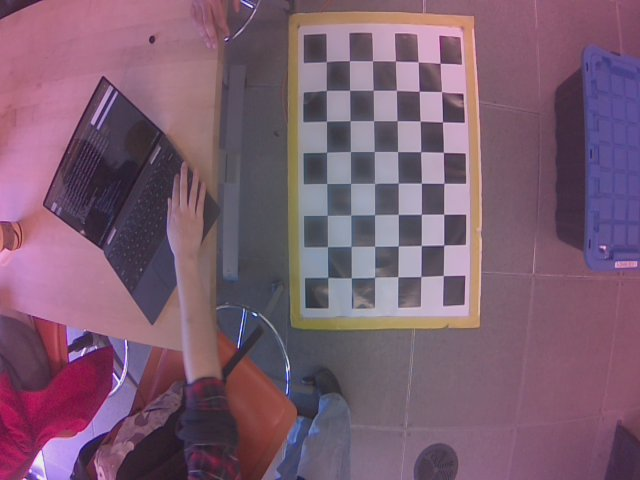
#> input picture drone_ws/imgs/checkerboard/checkerboard_0.jpg, 640 x 480 px; its folder holds 4 pictures in this run
$ python calibrate_cam_fisheye.py
#> lines starting #> are read from the running program, lines starting #| are printed output that depends on the picture
import cv2
import numpy as np
import os
import glob
import pickle
from tqdm import tqdm

use_precomputed_points = False

CHECKERBOARD = (6,8)
subpix_criteria = (cv2.TERM_CRITERIA_EPS+cv2.TERM_CRITERIA_MAX_ITER, 30, 0.1)
calibration_flags = cv2.fisheye.CALIB_RECOMPUTE_EXTRINSIC+cv2.fisheye.CALIB_CHECK_COND+cv2.fisheye.CALIB_FIX_SKEW
objp = np.zeros((1, CHECKERBOARD[0]*CHECKERBOARD[1], 3), np.float32)
objp[0,:,:2] = np.mgrid[0:CHECKERBOARD[0], 0:CHECKERBOARD[1]].T.reshape(-1, 2)
_img_shape = None
objpoints = [] # 3d point in real world space
imgpoints = [] # 2d points in image plane.
images = glob.glob('checkerboard\*.jpg')

if not use_precomputed_points:
    for fname in tqdm(images):
        img = cv2.imread(fname)
#> img is the input picture: shape (480, 640, 3); mean B, G, R 112.9, 93, 123.3
        if _img_shape is None:
            _img_shape = img.shape[:2]
        else:
            try:
                assert _img_shape == img.shape[:2], f"All images must share the same size. {fname}"
            except Exception as e:
                print(e)
                print(fname)
                raise e

        gray = cv2.cvtColor(img,cv2.COLOR_BGR2GRAY)
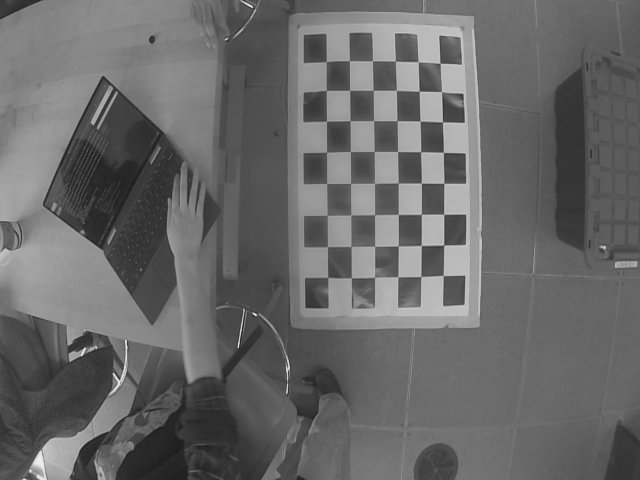
#> gray: shape (480, 640); min 23, max 242, mean 104.3
        # Find the chess board corners
        ret, corners = cv2.findChessboardCorners(gray, CHECKERBOARD, cv2.CALIB_CB_ADAPTIVE_THRESH+cv2.CALIB_CB_FAST_CHECK+cv2.CALIB_CB_NORMALIZE_IMAGE)
#> ret = True; corners = 48 rows, first 8: [326.3, 61.62], [349.4, 60.72], [372.5, 60.78], [395.5, 60.91], [418.1, 61.83], [440.1, 63.17], [326.3, 90.48], [349.6, 90.23]
        # If found, add object points, image points (after refining them)
        if ret:
            objpoints.append(objp)
            cv2.cornerSubPix(gray,corners,(11,11),(-1,-1),subpix_criteria)
            imgpoints.append(corners)
#> pass 2 of the loop `for fname in tqdm(images):`:
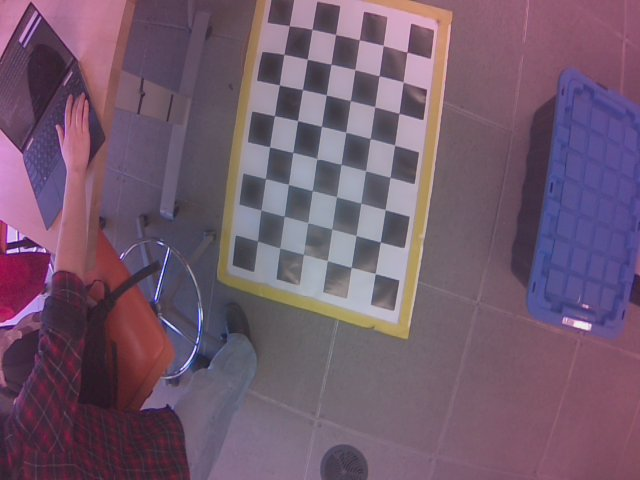
#> input picture drone_ws/imgs/checkerboard/checkerboard_1.jpg, 640 x 480 px
#> img is the input picture: shape (480, 640, 3); mean B, G, R 109.9, 90, 114.1
#> `gray = cv2.cvtColor(img,cv2.COLOR_BGR2GRAY)`:
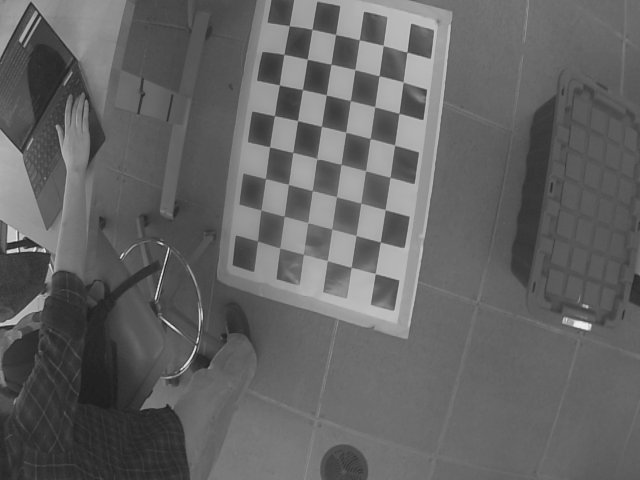
#> gray: shape (480, 640); min 28, max 243, mean 99.5
#> corners = 48 rows, first 8: [289.3, 25.73], [311.9, 29.36], [335.5, 34.46], [359.3, 39.71], [383.3, 45.49], [406.9, 52.09], [283.9, 54.28], [307.4, 59.3]
#> pass 3 of the loop `for fname in tqdm(images):`:
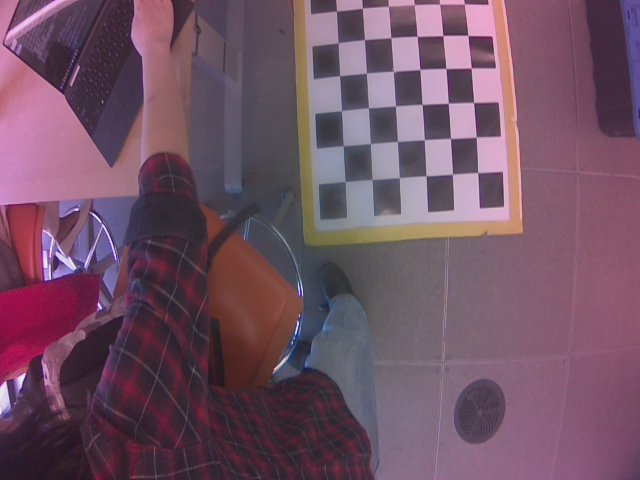
#> input picture drone_ws/imgs/checkerboard/checkerboard_2.jpg, 640 x 480 px
#> img is the input picture: shape (480, 640, 3); mean B, G, R 100.4, 82.2, 112.8
#> `gray = cv2.cvtColor(img,cv2.COLOR_BGR2GRAY)`:
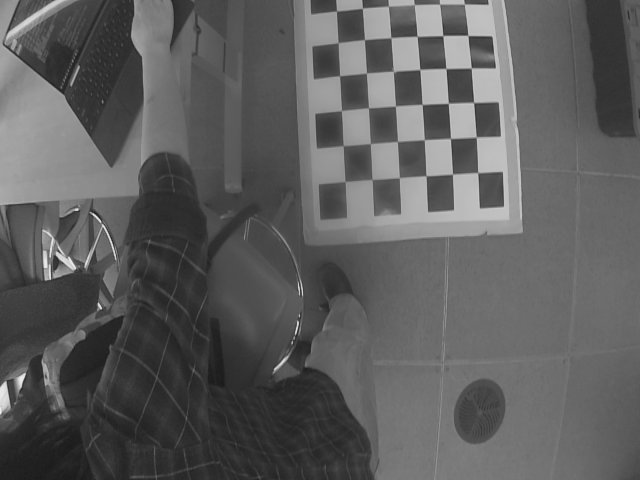
#> gray: shape (480, 640); min 23, max 244, mean 93.4
#> ret = False; corners = None
#> the loop made 4 passes; the first 3 are shown

    with open('objpoints.pkl', 'wb') as f:
        pickle.dump(objpoints, f)
    with open('imgpoints.pkl', 'wb') as f:
        pickle.dump(imgpoints, f)
else:
    with open('objpoints.pkl', 'rb') as f:
        objpoints = pickle.load(f)
    with open('imgpoints.pkl', 'rb') as f:
        imgpoints = pickle.load(f)

N_OK = len(objpoints)
K = np.zeros((3, 3))
D = np.zeros((4, 1))
rvecs = [np.zeros((1, 1, 3), dtype=np.float64) for i in range(N_OK)]
#> rvecs = [[[0, 0, 0]], [[0, 0, 0]]]
tvecs = [np.zeros((1, 1, 3), dtype=np.float64) for i in range(N_OK)]
#> tvecs = [[[0, 0, 0]], [[0, 0, 0]]]

print("Found " + str(N_OK) + " valid images for calibration")
print("Found " + str(len(imgpoints)) + "imgpts")

rms, _, _, _, _ = \
    cv2.fisheye.calibrate(
        objpoints,
        imgpoints,
        gray.shape[::-1],
        K,
        D,
        rvecs,
        tvecs,
        calibration_flags,
        (cv2.TERM_CRITERIA_EPS+cv2.TERM_CRITERIA_MAX_ITER, 30, 1e-6)
    )
print("K=np.array(" + str(K.tolist()) + ")")
print("D=np.array(" + str(D.tolist()) + ")")

np.save('cameraK.npy', K)
np.save('cameraD.npy', D)
